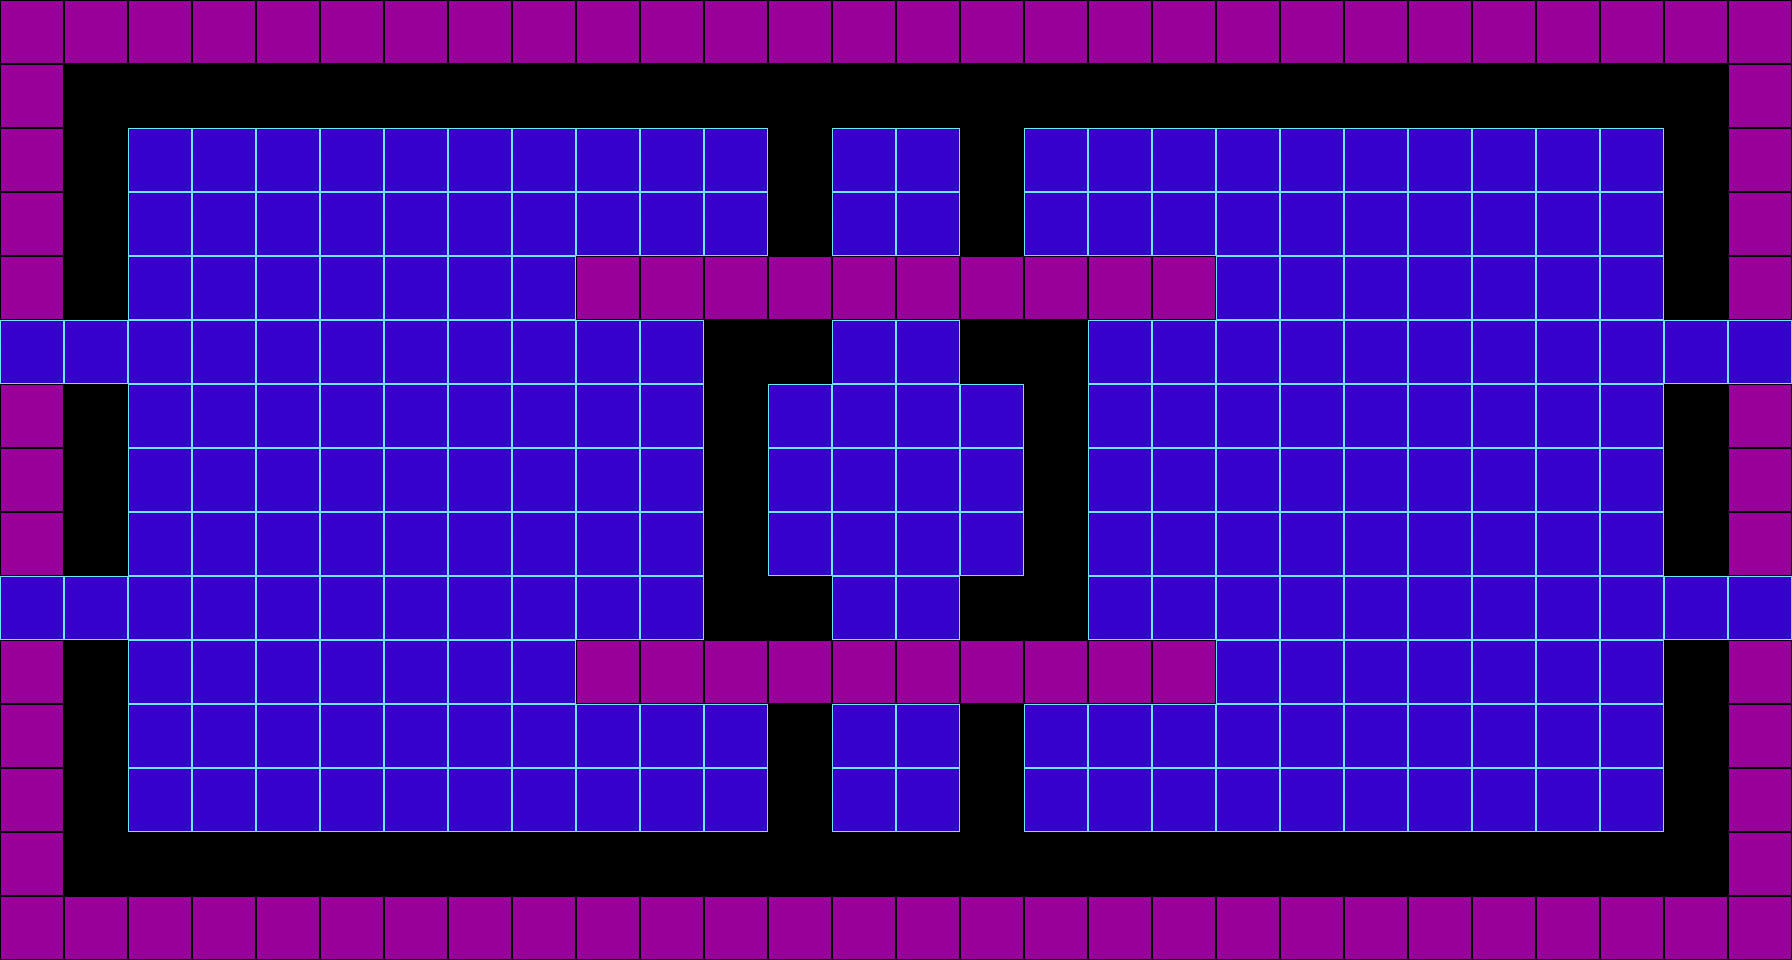

This is a level from a 2D game, rendered from its Tiled map with the project's own tilesets. A one-line summary and the complete map file follow:
An orthogonal 28x15 tile map with 64x64 px tiles, 1 tile layer (Camada de Tiles 1) and 5 objects.

<map version="1.0" tiledversion="1.0.3" orientation="orthogonal" renderorder="right-down" width="28" height="15" tilewidth="64" tileheight="64" nextobjectid="9">
 <tileset firstgid="1" source="Tilesheet.tsx" />
 <layer name="Camada de Tiles 1" width="28" height="15">
  <data encoding="csv">
4,4,4,4,4,4,4,4,4,4,4,4,4,4,4,4,4,4,4,4,4,4,4,4,4,4,4,4,
4,2,2,2,2,2,2,2,2,2,2,2,2,2,2,2,2,2,2,2,2,2,2,2,2,2,2,4,
4,2,1,1,1,1,1,1,1,1,1,1,2,1,1,2,1,1,1,1,1,1,1,1,1,1,2,4,
4,2,1,1,1,1,1,1,1,1,1,1,2,1,1,2,1,1,1,1,1,1,1,1,1,1,2,4,
4,2,1,1,1,1,1,1,1,4,4,4,4,4,4,4,4,4,4,1,1,1,1,1,1,1,2,4,
1,1,1,1,1,1,1,1,1,1,1,2,2,1,1,2,2,1,1,1,1,1,1,1,1,1,1,1,
4,2,1,1,1,1,1,1,1,1,1,2,1,1,1,1,2,1,1,1,1,1,1,1,1,1,2,4,
4,2,1,1,1,1,1,1,1,1,1,2,1,1,1,1,2,1,1,1,1,1,1,1,1,1,2,4,
4,2,1,1,1,1,1,1,1,1,1,2,1,1,1,1,2,1,1,1,1,1,1,1,1,1,2,4,
1,1,1,1,1,1,1,1,1,1,1,2,2,1,1,2,2,1,1,1,1,1,1,1,1,1,1,1,
4,2,1,1,1,1,1,1,1,4,4,4,4,4,4,4,4,4,4,1,1,1,1,1,1,1,2,4,
4,2,1,1,1,1,1,1,1,1,1,1,2,1,1,2,1,1,1,1,1,1,1,1,1,1,2,4,
4,2,1,1,1,1,1,1,1,1,1,1,2,1,1,2,1,1,1,1,1,1,1,1,1,1,2,4,
4,2,2,2,2,2,2,2,2,2,2,2,2,2,2,2,2,2,2,2,2,2,2,2,2,2,2,4,
4,4,4,4,4,4,4,4,4,4,4,4,4,4,4,4,4,4,4,4,4,4,4,4,4,4,4,4
</data>
 </layer>
 <objectgroup name="spawn" visible="0">
  <object id="1" x="160" y="156" width="64" height="64">
   <ellipse />
  </object>
  <object id="4" x="160" y="736" width="64" height="64">
   <ellipse />
  </object>
  <object id="6" x="1570" y="734" width="64" height="64">
   <ellipse />
  </object>
  <object id="7" x="1570" y="152" width="64" height="64">
   <ellipse />
  </object>
  <object id="8" x="864" y="446" width="64" height="64">
   <ellipse />
  </object>
 </objectgroup>
</map>
